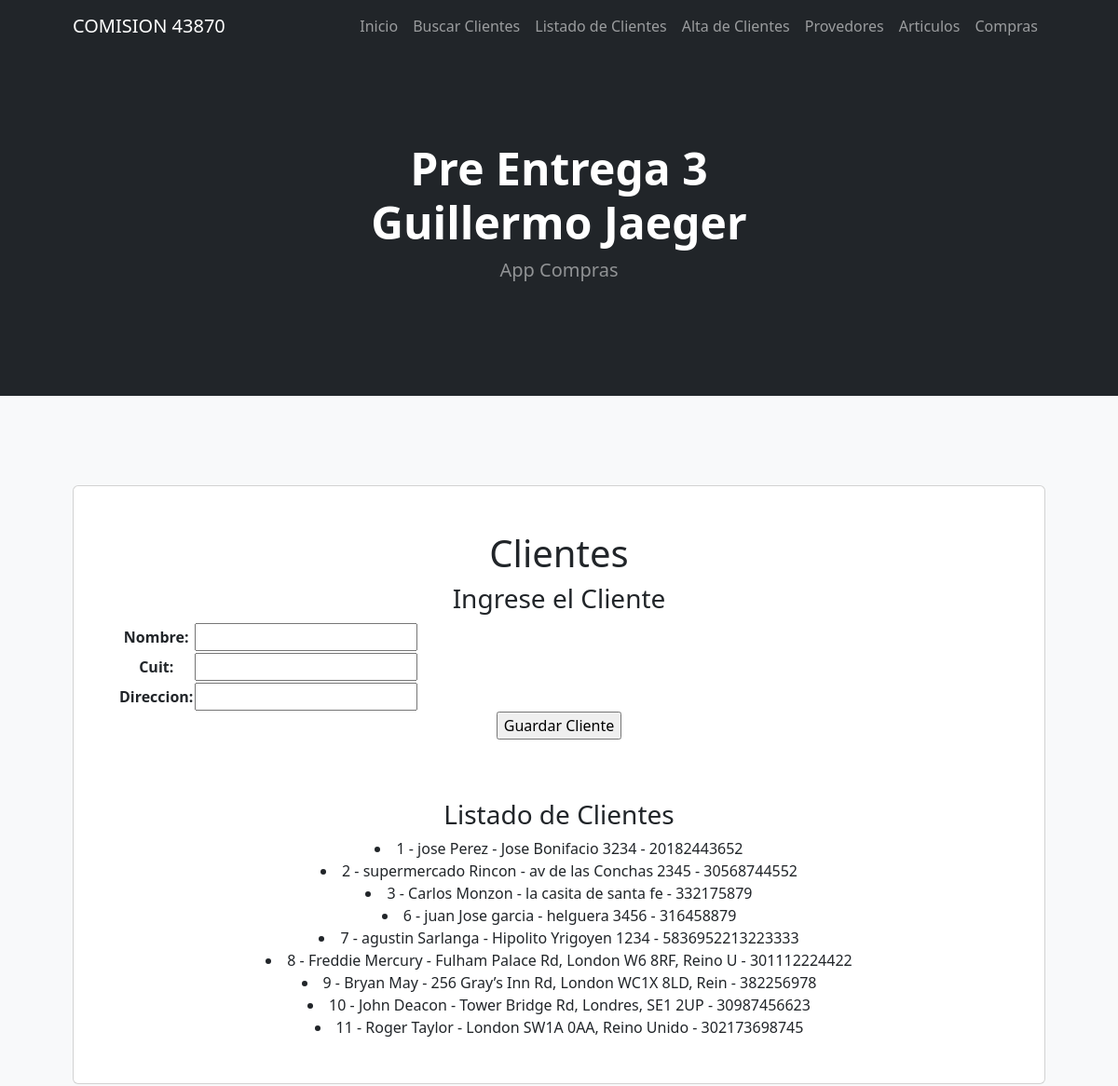
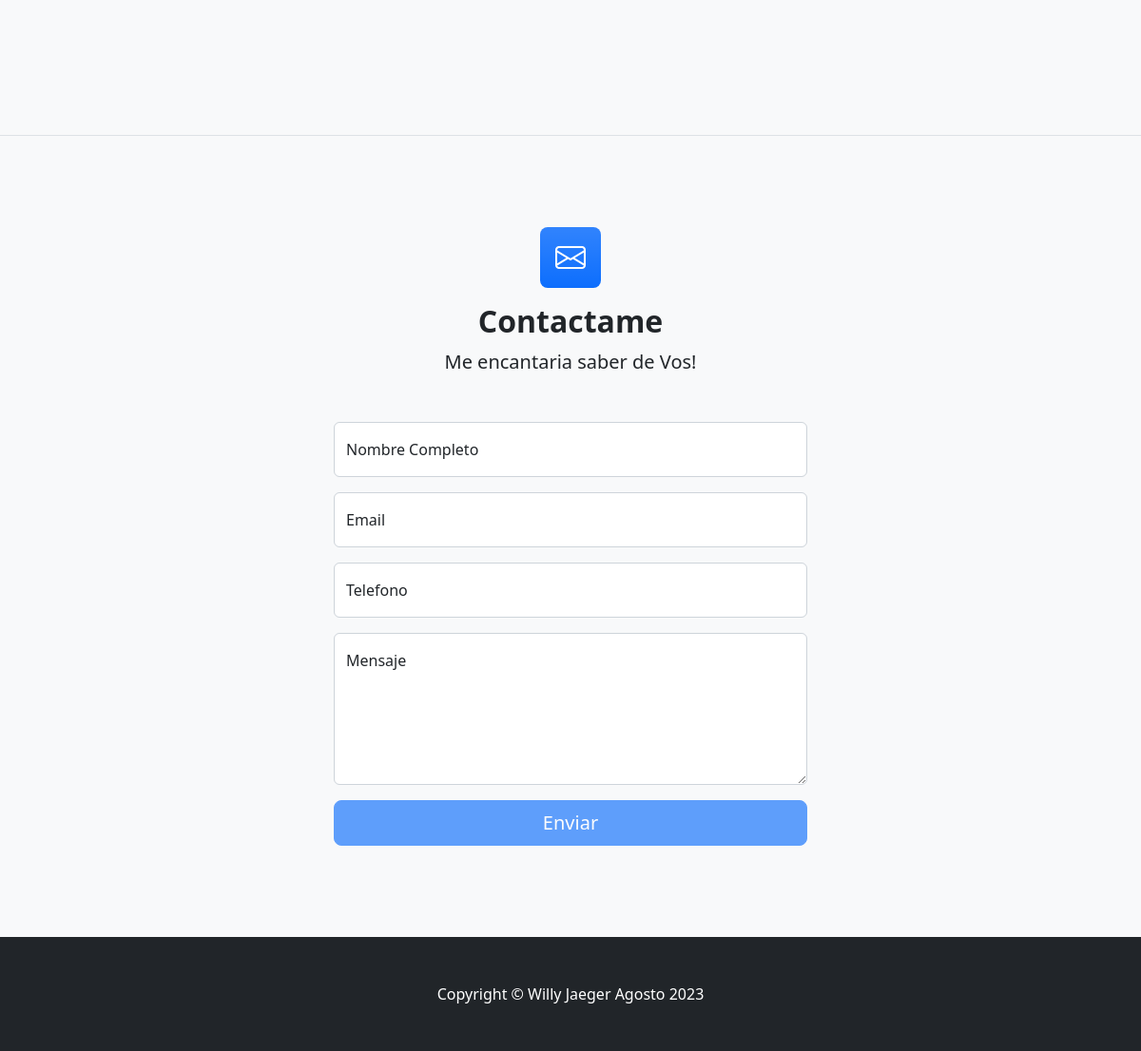
Page /AppEntrega3/clientes/ on the committed database (2 pictures, top to bottom).
### AppEntrega3/models.py (models this page shows, shortened)
class Cliente(models.Model):
    nombre=models.CharField(max_length=40)
    cuit=models.IntegerField()
    direccion=models.CharField(max_length=40)

### AppEntrega3/views.py (the view)
# urls.py: path('clientes/', clientes,name="clientes"),
def clientes(request):
    if request.method == "POST":
        form=ClienteForm(request.POST)
        if form.is_valid():
            info=form.cleaned_data
            nombre=info["nombre"]
            cuit=info["cuit"]
            direccion=info["direccion"]
            cliente=Cliente(nombre=nombre,cuit=cuit,direccion=direccion)
            cliente.save()
            formulario_cliente=ClienteForm()
            return render(request,"clientes.html", {"mensaje":"Cliente Grabado", "formulario":formulario_cliente})
        return render(request,"clientes.html", {"mensaje":"Datos Invalidos"})
    else:
        formulario_cliente=ClienteForm()
    clientes = Cliente.objects.all()
    return render(request,"clientes.html", {"formulario": formulario_cliente, "clientes":clientes})

### AppEntrega3/forms.py
class ClienteForm(forms.Form):
    nombre=forms.CharField(max_length=40)
    cuit=forms.IntegerField()
    direccion=forms.CharField(max_length=40)

### AppEntrega3/templates/clientes.html (shortened to what this page needs)
{% extends "padre.html" %}
{% load static %}
{% block titulo1 %}Pre Entrega 3{% endblock %}
{% block titulo2 %}Guillermo Jaeger {% endblock %}
{% block titulo3 %} App Compras {% endblock %}
{% block titulocontenido1 %} Clientes {%endblock%}
{% block titulocontenido2 %} Ingrese el Cliente {%endblock%}
{% block contenido1 %}
    <form action="{% url 'clientes' %}" method="post">{% csrf_token %}
        <table>
        {{ formulario.as_table }}
         </table>
    <input type="submit" value="Guardar Cliente">
    </form>
{% endblock %}
{% block titulocontenido3 %} Listado de Clientes {%endblock%}
{% block contenido2 %}
    {% for cliente in clientes %}
    <table>
    <li>{{cliente.id}} - {{cliente.nombre}} - {{cliente.direccion}} - {{cliente.cuit}}</li>
    </table>
    {% endfor%}
{% endblock %}

### rows in the picture
Cliente: id "1", nombre "jose Perez", direccion "Jose Bonifacio 3234", cuit "20182443652"
Cliente: id "2", nombre "supermercado Rincon", direccion "av de las Conchas 2345", cuit "30568744552"
Cliente: id "3", nombre "Carlos Monzon", direccion "la casita de santa fe", cuit "332175879"
Cliente: id "6", nombre "juan Jose garcia", direccion "helguera 3456", cuit "316458879"
Cliente: id "7", nombre "agustin Sarlanga", direccion "Hipolito Yrigoyen 1234", cuit "5836952213223333"
Cliente: id "8", nombre "Freddie Mercury", direccion "Fulham Palace Rd, London W6 8RF, Reino U", cuit "301112224422"
Cliente: id "9", nombre "Bryan May", direccion "256 Gray’s Inn Rd, London WC1X 8LD, Rein", cuit "382256978"
Cliente: id "10", nombre "John Deacon", direccion "Tower Bridge Rd, Londres, SE1 2UP", cuit "30987456623"
Cliente: id "11", nombre "Roger Taylor", direccion "London SW1A 0AA, Reino Unido", cuit "302173698745"
